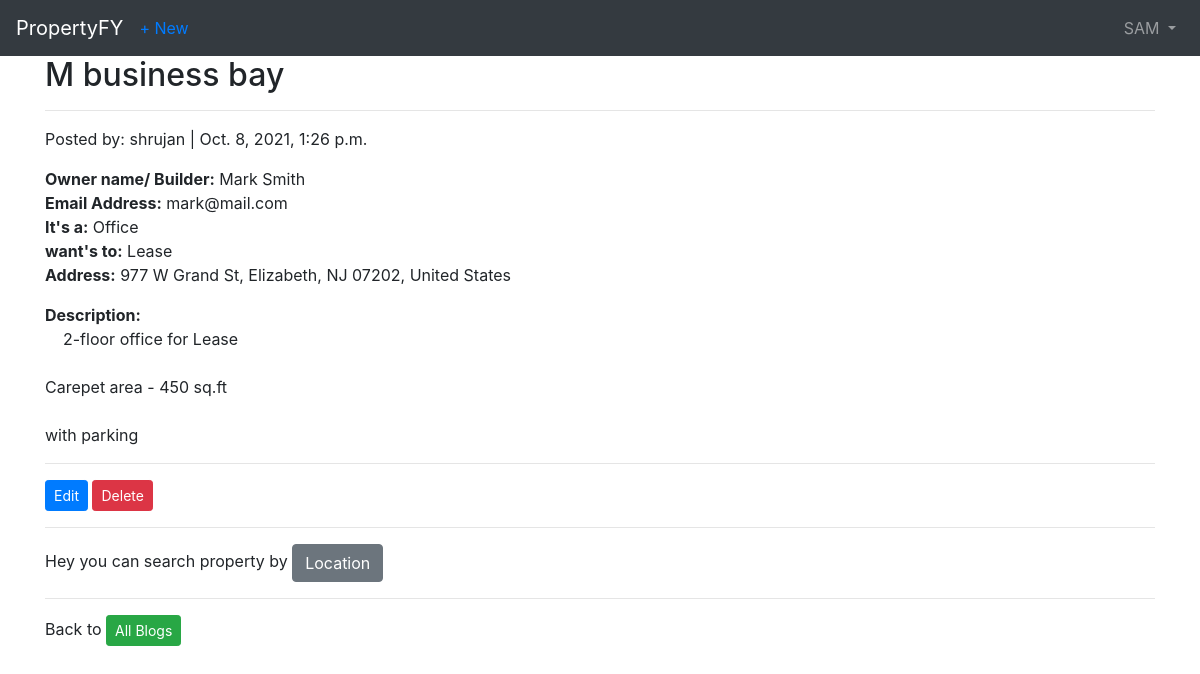
Screenshot of /blog/6/ (signed in) with the database file from the repository.
### users/models.py (models this page shows)
class CustomUser(AbstractUser):
    age = models.PositiveIntegerField(null=True, blank=True)

### blog/models.py (models this page shows, shortened)
class Blog(models.Model):
    title = models.CharField(max_length=225)
    description = models.TextField(blank=True, null=True)
    date = models.DateTimeField(auto_now_add=True, null=True, blank=True)
    author = models.ForeignKey(
        get_user_model(),
        on_delete=models.CASCADE,
    )
    owner = models.CharField(max_length=30, blank=True, null=True )
    address = models.TextField()
    latitude = models.FloatField(blank=True, null=True)
    longitude = models.FloatField(blank=True, null=True)
    property_choice = (
            ('Apartment', 'Apartment'),
            ('Bunglow', 'Bunglow'),
            ('Office', 'Office'),
            ('Shop', 'Shop')
        )
    property_type = models.CharField(max_length=30, blank=True, null=True, choices=property_choice)
    want_choice = (
            ('Lease', 'Lease'),
            ('Rent', 'Rent'),
            ('Sell', 'Sell'),
        )
    want_to = models.CharField(max_length=30, blank=True, null=True, choices=want_choice)
    email_address = models.EmailField(max_length = 254, blank=True, null=True)

### blog/views.py (the view)
# urls.py: path('<int:pk>/', BlogDetailView.as_view(), name='blog_detail'),
class BlogDetailView(LoginRequiredMixin, DetailView):
    model = Blog
    template_name = 'blog_detail.html'
    login_url = 'login'

### templates/blog_detail.html
{% extends 'base.html' %}
{% block content %}
<div class="blog-entry">
    <h2>{{ object.title }}</h2>
    <hr>
    <p>Posted by: {{ object.author }} | {{ object.date }}</object></p>
    <p><b>Owner name/ Builder:</b> {{ object.owner }}
        <br>
       <b>Email Address:</b> {{ object.email_address}}
       <br>
       <b>It's a:</b> {{ object.property_type }}
       <br>
       <b>want's to:</b> {{ object.want_to }}
       <br>
       <b>Address:</b> {{ object.address }}
       <br>
    </p>
    <p style="white-space:pre-wrap"><b>Description:</b>
    {{ object.description }}</p>
    <hr>
</div>
    <a href="{% url 'blog_edit' blog.pk %}" class="btn btn-primary btn-sm">Edit</a>
    <a href="{% url 'blog_delete' blog.pk %}" class="btn btn-danger btn-sm">Delete</a>
    <hr>
    <p>Hey you can search property by <a href="{% url 'location' %}" class="btn btn-secondary">Location</a></p>
    <hr>
    <p>Back to <a href="{% url 'blog_list' %}" class="btn btn-success btn-sm">All Blogs</a></p>
{% endblock content %}

### templates/base.html (shortened to what this page needs)
<!DOCTYPE html>
<html>
<head>
  <link rel="stylesheet" href="https://stackpath.bootstrapcdn.com/bootstrap/4.5.0/css/bootstrap.min.css">
</head>
<body>
  <nav class="navbar navbar-expand-lg navbar-dark bg-dark">
    <a class="navbar-brand" href="{% url 'home' %}">PropertyFY</a>
    <div class="collapse navbar-collapse" id="navbarSupportedContent">
      {% if user.is_authenticated %}
      <ul class="navbar-nav mr-auto">
        <li class="nav-item"><a href="{% url 'blog_new' %}">+ New</a></li>
        </ul>
        <ul class="navbar-nav ml-auto">
          <li class="nav-item">
            <a class="nav-link dropdown-toggle" href="#" id="navbarDropdown" role="button" data-toggle="dropdown" aria-haspopup="true" aria-expanded="false">
              {{ user.username }}
            </a>
          </li>
        </ul>
      {% endif %}
    </div>
  </nav>
  <main>
    <div class="container">
      {% block content %}
      {% endblock content %}
    </div>
  </main>
</body>
</html>

### rows the page displays
CustomUser: username "SAM"
Blog: title "M business bay", author "shrujan", date "Oct. 8, 2021, 1:26 p.m.", owner "Mark Smith", email_address "mark@mail.com", property_type "Office", want_to "Lease", address "977 W Grand St, Elizabeth, NJ 07202, United States", description "2-floor office for Lease Carepet area - 450 sq.ft with parking"
